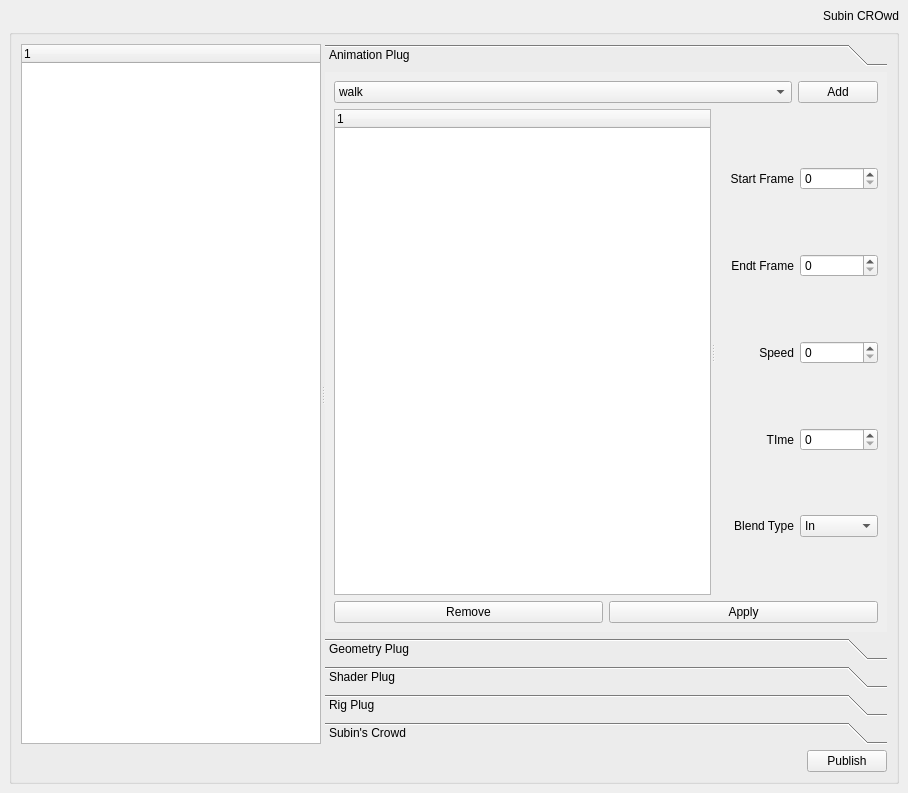
<?xml version="1.0" encoding="UTF-8"?>
<ui version="4.0">
 <class>MainWindow</class>
 <widget class="QMainWindow" name="MainWindow">
  <property name="geometry">
   <rect>
    <x>0</x>
    <y>0</y>
    <width>908</width>
    <height>759</height>
   </rect>
  </property>
  <property name="windowTitle">
   <string>MainWindow</string>
  </property>
  <widget class="QWidget" name="centralwidget">
   <layout class="QVBoxLayout" name="verticalLayout">
    <item>
     <widget class="QLabel" name="label">
      <property name="sizePolicy">
       <sizepolicy hsizetype="Preferred" vsizetype="Fixed">
        <horstretch>0</horstretch>
        <verstretch>0</verstretch>
       </sizepolicy>
      </property>
      <property name="styleSheet">
       <string notr="true">font: 20pt &quot;Sans Serif&quot;;</string>
      </property>
      <property name="text">
       <string>Subin CROwd</string>
      </property>
      <property name="alignment">
       <set>Qt::AlignRight|Qt::AlignTrailing|Qt::AlignVCenter</set>
      </property>
     </widget>
    </item>
    <item>
     <widget class="QGroupBox" name="groupbox">
      <layout class="QVBoxLayout" name="verticalLayout_2">
       <item>
        <widget class="QSplitter" name="splitter">
         <property name="orientation">
          <enum>Qt::Horizontal</enum>
         </property>
         <widget class="QTreeWidget" name="treeWidget">
          <property name="minimumSize">
           <size>
            <width>0</width>
            <height>700</height>
           </size>
          </property>
          <property name="maximumSize">
           <size>
            <width>300</width>
            <height>16777215</height>
           </size>
          </property>
          <column>
           <property name="text">
            <string notr="true">1</string>
           </property>
          </column>
         </widget>
         <widget class="QToolBox" name="toolbox">
          <property name="currentIndex">
           <number>0</number>
          </property>
          <widget class="QWidget" name="page_animation">
           <property name="geometry">
            <rect>
             <x>0</x>
             <y>0</y>
             <width>573</width>
             <height>491</height>
            </rect>
           </property>
           <attribute name="label">
            <string>Animation Plug</string>
           </attribute>
           <layout class="QVBoxLayout" name="verticalLayout_3">
            <item>
             <layout class="QHBoxLayout" name="horizontalLayout">
              <item>
               <widget class="QComboBox" name="comboBox">
                <property name="layoutDirection">
                 <enum>Qt::LeftToRight</enum>
                </property>
                <item>
                 <property name="text">
                  <string>walk</string>
                 </property>
                </item>
               </widget>
              </item>
              <item>
               <widget class="QPushButton" name="pushButton">
                <property name="sizePolicy">
                 <sizepolicy hsizetype="Fixed" vsizetype="Fixed">
                  <horstretch>0</horstretch>
                  <verstretch>0</verstretch>
                 </sizepolicy>
                </property>
                <property name="text">
                 <string>Add</string>
                </property>
               </widget>
              </item>
             </layout>
            </item>
            <item>
             <widget class="QSplitter" name="splitter_2">
              <property name="orientation">
               <enum>Qt::Horizontal</enum>
              </property>
              <widget class="QTreeWidget" name="treeWidget_2">
               <column>
                <property name="text">
                 <string notr="true">1</string>
                </property>
               </column>
              </widget>
              <widget class="QWidget" name="">
               <layout class="QGridLayout" name="gridLayout">
                <item row="0" column="0">
                 <widget class="QLabel" name="label_2">
                  <property name="text">
                   <string>Start Frame</string>
                  </property>
                  <property name="alignment">
                   <set>Qt::AlignRight|Qt::AlignTrailing|Qt::AlignVCenter</set>
                  </property>
                 </widget>
                </item>
                <item row="0" column="1">
                 <widget class="QSpinBox" name="spinBox"/>
                </item>
                <item row="1" column="0">
                 <widget class="QLabel" name="label_3">
                  <property name="text">
                   <string>Endt Frame</string>
                  </property>
                  <property name="alignment">
                   <set>Qt::AlignRight|Qt::AlignTrailing|Qt::AlignVCenter</set>
                  </property>
                 </widget>
                </item>
                <item row="1" column="1">
                 <widget class="QSpinBox" name="spinBox_2"/>
                </item>
                <item row="2" column="0">
                 <widget class="QLabel" name="label_5">
                  <property name="text">
                   <string>Speed</string>
                  </property>
                  <property name="alignment">
                   <set>Qt::AlignRight|Qt::AlignTrailing|Qt::AlignVCenter</set>
                  </property>
                 </widget>
                </item>
                <item row="2" column="1">
                 <widget class="QSpinBox" name="spinBox_3"/>
                </item>
                <item row="3" column="0">
                 <widget class="QLabel" name="label_6">
                  <property name="text">
                   <string>TIme</string>
                  </property>
                  <property name="alignment">
                   <set>Qt::AlignRight|Qt::AlignTrailing|Qt::AlignVCenter</set>
                  </property>
                 </widget>
                </item>
                <item row="3" column="1">
                 <widget class="QSpinBox" name="spinBox_4"/>
                </item>
                <item row="4" column="0">
                 <widget class="QLabel" name="label_4">
                  <property name="text">
                   <string>Blend Type</string>
                  </property>
                  <property name="alignment">
                   <set>Qt::AlignRight|Qt::AlignTrailing|Qt::AlignVCenter</set>
                  </property>
                 </widget>
                </item>
                <item row="4" column="1">
                 <widget class="QComboBox" name="comboBox_2">
                  <item>
                   <property name="text">
                    <string>In</string>
                   </property>
                  </item>
                 </widget>
                </item>
               </layout>
              </widget>
             </widget>
            </item>
            <item>
             <layout class="QHBoxLayout" name="horizontalLayout_3">
              <item>
               <widget class="QPushButton" name="pushButton_3">
                <property name="text">
                 <string>Remove</string>
                </property>
               </widget>
              </item>
              <item>
               <widget class="QPushButton" name="pushButton_2">
                <property name="text">
                 <string>Apply</string>
                </property>
               </widget>
              </item>
             </layout>
            </item>
           </layout>
          </widget>
          <widget class="QWidget" name="page_geometry">
           <property name="geometry">
            <rect>
             <x>0</x>
             <y>0</y>
             <width>573</width>
             <height>491</height>
            </rect>
           </property>
           <attribute name="label">
            <string>Geometry Plug</string>
           </attribute>
          </widget>
          <widget class="QWidget" name="page_shader">
           <property name="geometry">
            <rect>
             <x>0</x>
             <y>0</y>
             <width>573</width>
             <height>491</height>
            </rect>
           </property>
           <attribute name="label">
            <string>Shader Plug</string>
           </attribute>
          </widget>
          <widget class="QWidget" name="page_rig">
           <property name="geometry">
            <rect>
             <x>0</x>
             <y>0</y>
             <width>573</width>
             <height>491</height>
            </rect>
           </property>
           <attribute name="label">
            <string>Rig Plug</string>
           </attribute>
          </widget>
          <widget class="QWidget" name="page_subin">
           <property name="geometry">
            <rect>
             <x>0</x>
             <y>0</y>
             <width>573</width>
             <height>491</height>
            </rect>
           </property>
           <attribute name="label">
            <string>Subin's Crowd</string>
           </attribute>
          </widget>
         </widget>
        </widget>
       </item>
       <item>
        <layout class="QHBoxLayout" name="horizontalLayout_2">
         <item>
          <spacer name="horizontalSpacer">
           <property name="orientation">
            <enum>Qt::Horizontal</enum>
           </property>
           <property name="sizeHint" stdset="0">
            <size>
             <width>40</width>
             <height>20</height>
            </size>
           </property>
          </spacer>
         </item>
         <item>
          <widget class="QPushButton" name="button_publish">
           <property name="text">
            <string>Publish</string>
           </property>
          </widget>
         </item>
        </layout>
       </item>
      </layout>
     </widget>
    </item>
   </layout>
  </widget>
  <widget class="QMenuBar" name="menubar">
   <property name="geometry">
    <rect>
     <x>0</x>
     <y>0</y>
     <width>908</width>
     <height>23</height>
    </rect>
   </property>
  </widget>
 </widget>
 <resources/>
 <connections/>
</ui>
